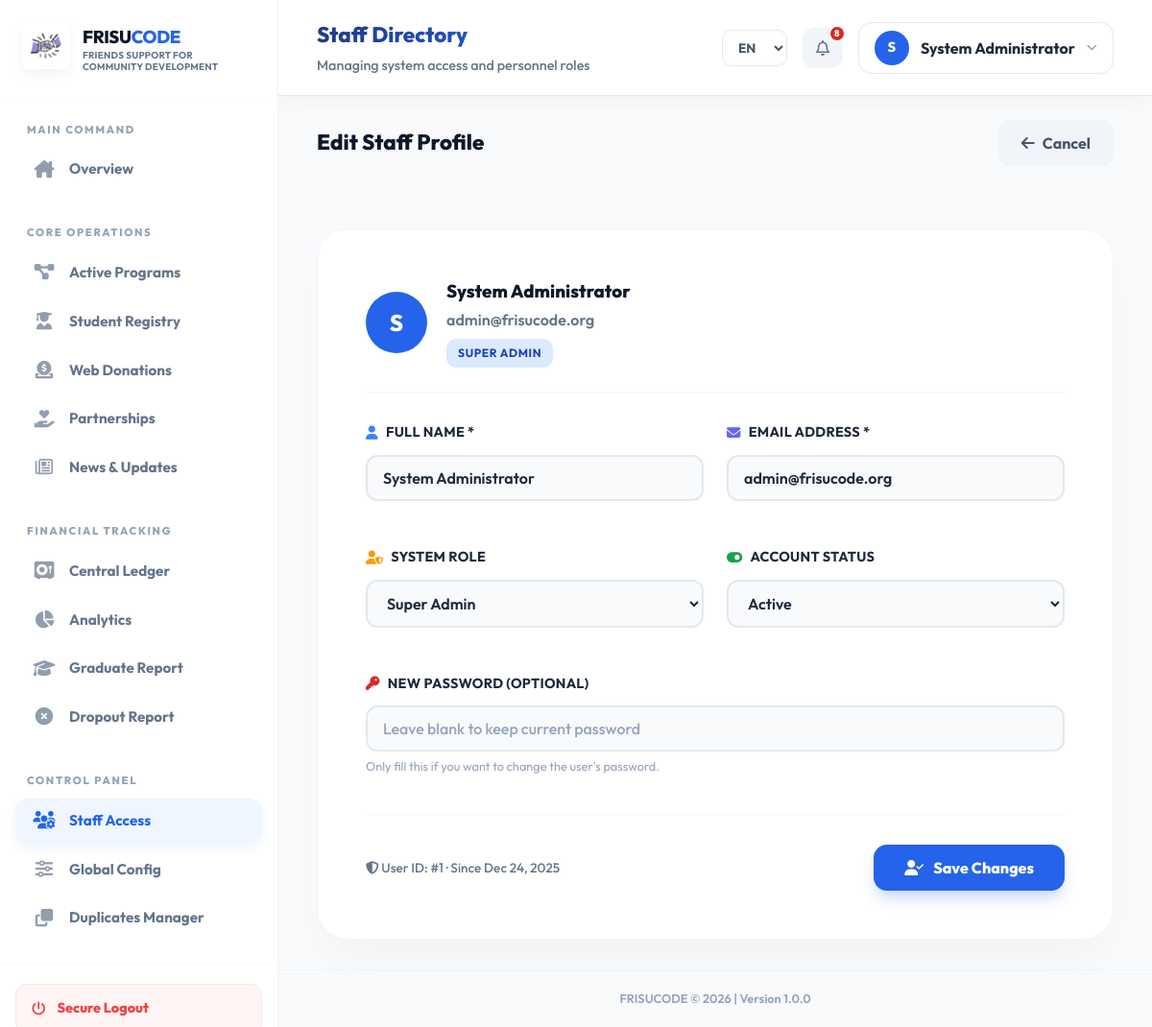
Screenshot of /system/users/edit.php?id=1 (signed in) with the database file from the repository.
### tables this page shows
CREATE TABLE `users` (
  `id` int(11) NOT NULL,
  `full_name` varchar(100) NOT NULL,
  `email` varchar(100) NOT NULL,
  `profile_picture` varchar(255) DEFAULT NULL,
  `phone` varchar(30) DEFAULT NULL,
  `address` text DEFAULT NULL,
  `password` varchar(255) NOT NULL,
  `role` enum('super_admin','director','project_manager','finance','me_officer','field_officer','donor','guest') NOT NULL DEFAULT 'guest',
  `status` enum('active','inactive') DEFAULT 'active',
  `preferred_language` enum('en','sw','de','fr','es') DEFAULT 'en',
  `last_login` datetime DEFAULT NULL,
  `created_at` timestamp NOT NULL DEFAULT current_timestamp(),
  `updated_at` timestamp NOT NULL DEFAULT current_timestamp() ON UPDATE current_timestamp()
);

### system/users/edit.php (the view, shortened to what this page needs)
<?php
require_once __DIR__ . '/../auth/auth_check.php';
require_once __DIR__ . '/../config/db.php';
$id = $_GET['id'] ?? null;
$stmt = $pdo->prepare("SELECT * FROM users WHERE id = ?");
$stmt->execute([$id]);
$user = $stmt->fetch(PDO::FETCH_ASSOC);
?>
<!DOCTYPE html>
<html lang="<?= htmlspecialchars($lang ?? 'en') ?>">
<head>
    <link rel="stylesheet" href="../../assets/css/system-dashboard.css">
    <link rel="stylesheet" href="https://cdnjs.cloudflare.com/ajax/libs/font-awesome/6.5.1/css/all.min.css">
</head>
<body>
<div class="dashboard-layout">
    <div class="main">
        <?php include __DIR__ . '/../partials/header.php'; ?>
        <div class="page-header fade-in">
            <h2 style="font-family: 'Outfit'; font-weight: 800;">Edit Staff Profile</h2>
            <a href="index.php" class="btn-light" style="border-radius: 12px; font-weight: 700;">
                <i class="fa-solid fa-arrow-left"></i> Cancel
            </a>
        </div>
        <div class="form-container fade-in" style="max-width: 900px; margin: 30px 40px; animation-delay: 0.1s;">
            <form method="POST">
                <div style="display: flex; align-items: center; gap: 20px; margin-bottom: 30px; padding-bottom: 25px; border-bottom: 2px solid #f8fafc;">
                    <div class="profile-img-circle" style="width: 64px; height: 64px; font-size: 1.5rem; background: #2563eb;">
                        <?php echo strtoupper(substr($user['full_name'], 0, 1)); ?>
                    </div>
                    <div>
                        <h3 style="font-family: 'Outfit'; font-weight: 800; margin: 0; color: #0f172a;"><?php echo htmlspecialchars($user['full_name']); ?></h3>
                        <p style="color: #64748b; margin: 4px 0 0; font-weight: 600;"><?php echo htmlspecialchars($user['email']); ?></p>
                        <span class="badge primary" style="margin-top: 8px; display: inline-block;"><?php echo strtoupper(str_replace('_', ' ', $user['role'])); ?></span>
                    </div>
                </div>
                <div class="form-row">
                    <div class="input-group">
                        <label style="font-family: 'Outfit'; font-weight: 700; color: #1e293b; display: flex; align-items: center; gap: 8px;">
                            <i class="fa-solid fa-user" style="color: #3b82f6;"></i> Full Name *
                        </label>
                        <input type="text" name="full_name" value="<?php echo htmlspecialchars($user['full_name']); ?>" required placeholder="Staff full name" style="border-radius: 12px; border: 2px solid #e2e8f0; padding: 12px 16px; font-weight: 600;">
                    </div>
                    <div class="input-group">
                        <label style="font-family: 'Outfit'; font-weight: 700; color: #1e293b; display: flex; align-items: center; gap: 8px;">
                            <i class="fa-solid fa-envelope" style="color: #6366f1;"></i> Email Address *
                        </label>
                        <input type="email" name="email" value="<?php echo htmlspecialchars($user['email']); ?>" required placeholder="email@frisucode.org" style="border-radius: 12px; border: 2px solid #e2e8f0; padding: 12px 16px; font-weight: 600;">
                    </div>
                </div>
                <div class="form-row">
                    <div class="input-group">
                        <label style="font-family: 'Outfit'; font-weight: 700; color: #1e293b; display: flex; align-items: center; gap: 8px;">
                            <i class="fa-solid fa-user-shield" style="color: #f59e0b;"></i> System Role
                        </label>
                        <select name="role" style="border-radius: 12px; border: 2px solid #e2e8f0; padding: 12px 16px; font-weight: 600;">
                            <option value="super_admin" <?php echo $user['role'] === 'super_admin' ? 'selected' : ''; ?>>Super Admin</option>
                        </select>
                    </div>
                    <div class="input-group">
                        <label style="font-family: 'Outfit'; font-weight: 700; color: #1e293b; display: flex; align-items: center; gap: 8px;">
                            <i class="fa-solid fa-toggle-on" style="color: #16a34a;"></i> Account Status
                        </label>
                        <select name="status" style="border-radius: 12px; border: 2px solid #e2e8f0; padding: 12px 16px; font-weight: 600;">
                            <option value="active" <?php echo $user['status'] === 'active' ? 'selected' : ''; ?>>Active</option>
                        </select>
                    </div>
                </div>
                <div class="input-group" style="margin-top: 20px;">
                    <label style="font-family: 'Outfit'; font-weight: 700; color: #1e293b; display: flex; align-items: center; gap: 8px;">
                        <i class="fa-solid fa-key" style="color: #dc2626;"></i> New Password (Optional)
                    </label>
                    <input type="password" name="new_password" placeholder="Leave blank to keep current password" style="border-radius: 12px; border: 2px solid #e2e8f0; padding: 12px 16px; font-weight: 600;">
                    <small style="color: #94a3b8; font-size: 0.8rem; margin-top: 6px; display: block;">Only fill this if you want to change the user's password.</small>
                </div>
                <div style="margin-top: 40px; padding-top: 30px; border-top: 2px solid #f8fafc; display: flex; justify-content: space-between; align-items: center;">
                    <p style="color: #64748b; font-size: 0.85rem; font-weight: 500; margin: 0;">
                        <i class="fa-solid fa-shield-halved"></i> User ID: #<?php echo $user['id']; ?> · Since <?php echo date('M d, Y', strtotime($user['created_at'])); ?>
                    </p>
                    <button type="submit" class="btn-primary" style="padding: 14px 32px; border-radius: 14px; font-weight: 800; font-family: 'Outfit'; font-size: 1rem; box-shadow: 0 10px 15px -3px rgba(37, 99, 235, 0.25);">
                        <i class="fa-solid fa-user-check"></i> Save Changes
                    </button>
                </div>
            </form>
        </div>
        <?php include __DIR__ . '/../partials/footer.php'; ?>
    </div>
</div>
</body>
</html>

### assets/css/system-dashboard.css (style rules this page uses)
* { box-sizing: border-box; font-family: 'Outfit', 'Inter', system-ui, -apple-system, sans-serif; }
:root { --primary: #2563eb; --primary-light: #eff6ff; --primary-dark: #1e4fd8; --success: #16a34a; --warning: #f59e0b; --danger: #dc2626; --bg-main: #f8fafc; --sidebar-bg: #ffffff; --card-shadow: 0 10px 15px -3px rgba(0, 0, 0, 0.05), 0 4px 6px -2px rgba(0, 0, 0, 0.02); --glass-bg: rgba(255, 255, 255, 0.8); --glass-border: rgba(226, 232, 240, 0.5); }
@media (min-width: 769px) { html, body { height: 100vh !important; overflow: hidden !important; margin: 0; padding: 0; } }
body { background: var(--bg-main); color: #1e293b; line-height: 1.5; margin: 0; }
.fade-in { animation: fadeInUp 0.6s ease-out forwards; }
.dashboard-layout { display: flex; height: 100vh; width: 100vw; overflow: hidden; position: fixed; top: 0; left: 0; }
.main { flex: 1; height: 100vh; overflow-y: auto; background: #f8fafc; display: flex; flex-direction: column; }
.profile-img-circle { width: 36px; height: 36px; background: var(--primary); color: white; display: flex; align-items: center; justify-content: center; border-radius: 50%; font-weight: 800; font-size: 0.9rem; }
.page-header { display: flex; align-items: center; justify-content: space-between; padding: 25px 40px; margin-bottom: 10px; }
.page-header h2 { font-family: 'Outfit'; font-weight: 800; font-size: 1.4rem; color: #0f172a; margin: 0; }
.btn-primary { background: var(--primary); color: #fff; padding: 14px 28px; border-radius: 14px; font-weight: 800; border: none; cursor: pointer; transition: all 0.3s cubic-bezier(0.175, 0.885, 0.32, 1.275); display: inline-flex; align-items: center; gap: 10px; text-decoration: none; font-family: 'Outfit'; font-size: 1rem; }
.btn-light { background: #f1f5f9; color: #475569; padding: 12px 24px; border-radius: 12px; font-weight: 700; text-decoration: none; display: inline-flex; align-items: center; gap: 8px; transition: 0.3s; }
.auth-form-container, .form-container { max-width: 800px; margin: 40px auto; padding: 50px; background: #fff; border-radius: 32px; border: 1px solid #f1f5f9; box-shadow: 0 25px 50px -12px rgba(0, 0, 0, 0.04); }
.form-row { display: grid; grid-template-columns: 1fr 1fr; gap: 24px; margin-bottom: 24px; }
.input-group { margin-bottom: 24px; }
.input-group label { font-size: 0.9rem; font-weight: 800; margin-bottom: 12px; display: flex; align-items: center; gap: 8px; color: #475569; text-transform: uppercase; letter-spacing: 0.02em; }
.input-group input, .input-group select, .input-group textarea { width: 100%; padding: 16px 20px; font-size: 1rem; border: 2px solid #f1f5f9; background: #f8fafc; border-radius: 16px; color: #1e293b; font-weight: 600; transition: all 0.3s cubic-bezier(0.4, 0, 0.2, 1); font-family: inherit; }
.input-group input::placeholder, .input-group textarea::placeholder { color: #94a3b8; font-weight: 500; }
.badge { padding: 6px 12px; font-size: 0.75rem; text-transform: uppercase; letter-spacing: 0.05em; border-radius: 10px; font-weight: 700; display: inline-block; }
.badge.primary { background: #dbeafe; color: #1e40af; }

### rows the page displays
users: full_name "S", full_name "System Administrator", email "admin@frisucode.org", role "SUPER ADMIN", role "Super Admin", status "Active", id "1", created_at "Dec 24, 2025"

### other values shown
__('Friends Support for Community Development') "FRIENDS SUPPORT FOR COMMUNITY DEVELOPMENT"
__('Main Command') "MAIN COMMAND"
__('Overview') "Overview"
__('Core Operations') "CORE OPERATIONS"
__('Active Programs') "Active Programs"
__('Student Registry') "Student Registry"
__('Web Donations') "Web Donations"
__('Partnerships') "Partnerships"
__('News & Updates') "News & Updates"
__('Financial Tracking') "FINANCIAL TRACKING"
__('Central Ledger') "Central Ledger"
__('Analytics') "Analytics"
__('Graduate Report') "Graduate Report"
__('Dropout Report') "Dropout Report"
__('Control Panel') "CONTROL PANEL"
